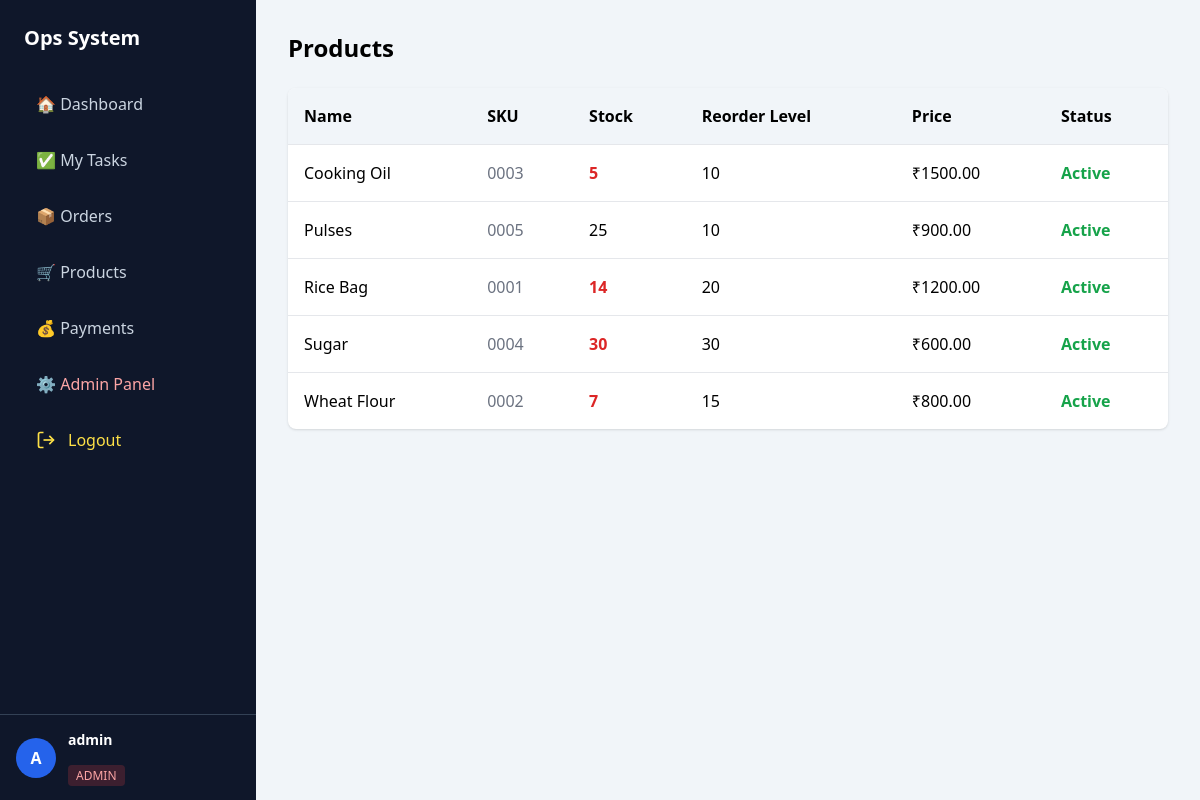
Screenshot of /products/ (signed in) with the database file from the repository.
### inventory/models.py (models this page shows, shortened)
class Product(models.Model):
    name = models.CharField(max_length=100)
    sku = models.CharField(max_length=50, unique=True)
    current_stock = models.IntegerField(default=0)
    reorder_level = models.IntegerField(default=10)
    is_active = models.BooleanField(default=True)
    price = models.DecimalField(max_digits=10,decimal_places=2,default=0)

### core/views.py (the view)
# urls.py: path('products/', admin_products, name='admin_products'),
@user_passes_test(is_admin)
def admin_products(request):
    products = Product.objects.all().order_by("name")
    return render(request, "core/admin_products.html", {
        "products": products
    })

### core/views.py (called while the page is built)
def is_admin(user):
    return user.is_superuser

### core/templates/core/admin_products.html
{% extends "core/base.html" %}
{% block content %}
<h1 class="text-2xl font-bold mb-6">Products</h1>
<div class="bg-white shadow rounded-lg overflow-hidden">
    <table class="w-full border-collapse">
        <thead class="bg-slate-100 text-left">
            <tr>
                <th class="p-4">Name</th>
                <th class="p-4">SKU</th>
                <th class="p-4">Stock</th>
                <th class="p-4">Reorder Level</th>
                <th class="p-4">Price</th>
                <th class="p-4">Status</th>
            </tr>
        </thead>
        <tbody>
            {% for product in products %}
            <tr class="border-t hover:bg-slate-50">
                <td class="p-4 font-medium">{{ product.name }}</td>
                <td class="p-4 text-gray-500">{{ product.sku }}</td>
                <td class="p-4">
                    {% if product.current_stock <= product.reorder_level %}
                        <span class="text-red-600 font-semibold">
                            {{ product.current_stock }}
                        </span>
                    {% else %}
                        {{ product.current_stock }}
                    {% endif %}
                </td>
                <td class="p-4">{{ product.reorder_level }}</td>
                <td class="p-4">₹{{ product.price }}</td>
                <td class="p-4">
                    {% if product.is_active %}
                        <span class="text-green-600 font-semibold">Active</span>
                    {% else %}
                        <span class="text-gray-400">Inactive</span>
                    {% endif %}
                </td>
            </tr>
            {% empty %}
            <tr>
                <td colspan="6" class="p-6 text-center text-gray-500">
                    No products found
                </td>
            </tr>
            {% endfor %}
        </tbody>
    </table>
</div>
{% endblock %}

### core/templates/core/base.html (shortened to what this page needs)
<!DOCTYPE html>
<html lang="en">
<head>
    <script src="https://cdn.tailwindcss.com"></script>
</head>
<body class="bg-slate-100 h-screen overflow-hidden flex">
{% if user.is_authenticated %}
<aside class="w-64 bg-slate-900 text-white h-screen flex flex-col">
    <div class="p-6">
        <h2 class="text-xl font-bold mb-8">Ops System</h2>
        <nav class="space-y-4">
            <a href="/dashboard/"
               class="flex items-center gap-3 px-3 py-2 rounded
               {% if request.path == '/' %}
                   bg-blue-600 text-white
               {% else %}
                   text-slate-300 hover:bg-slate-800
               {% endif %}">
                🏠 Dashboard
            </a>
            <a href="/tasks/"
               class="flex items-center gap-3 px-3 py-2 rounded
               {% if request.path|slice:':7' == '/tasks/' %}
                   bg-blue-600 text-white
               {% else %}
                   text-slate-300 hover:bg-slate-800
               {% endif %}">
                ✅ My Tasks
            </a>
            <a href="/orders/"
               class="flex items-center gap-3 px-3 py-2 rounded
               {% if request.path|slice:':8' == '/orders/' %}
                   bg-blue-600 text-white
               {% else %}
                   text-slate-300 hover:bg-slate-800
               {% endif %}">
                📦 Orders
            </a>
            {% if user.is_superuser %}
            <a href="/products/"
                class="flex items-center gap-3 px-3 py-2 rounded
                {% if request.path|slice:':16' == '/admin/products/' %}
                    bg-blue-600 text-white
                {% else %}
                    text-slate-300 hover:bg-slate-800
                {% endif %}">
                🛒 Products
            </a>
            <a href="/payments/"
               class="flex items-center gap-3 px-3 py-2 rounded
               {% if request.path|slice:':10' == '/payments/' %}
                   bg-blue-600 text-white
               {% else %}
                   text-slate-300 hover:bg-slate-800
               {% endif %}">
                💰 Payments
            </a>
            <a href="/admin/" target="_blank"
               class="flex items-center gap-3 px-3 py-2 rounded
               text-red-300 hover:bg-red-900/30 hover:text-red-200 transition">
                ⚙ Admin Panel
            </a>
            {% endif %}
            <a href="/logout/"
                class="flex items-center gap-3 px-3 py-2 rounded
                        text-yellow-300 hover:bg-yellow-900/30 hover:text-yellow-200 transition">
                    <svg class="w-5 h-5" fill="none" stroke="currentColor" stroke-width="2"
                        viewBox="0 0 24 24">
                        <path d="M9 21H5a2 2 0 0 1-2-2V5a2 2 0 0 1 2-2h4"></path>
                        <path d="M16 17l5-5-5-5"></path>
                        <path d="M21 12H9"></path>
                    </svg>
                    Logout
                </a>
        </nav>
    </div>
    <div class="flex-1"></div>
    <div class="border-t border-slate-700 p-4 flex items-center gap-3">
        <div class="h-10 w-10 rounded-full bg-blue-600 flex items-center justify-center font-bold">
            {{ user.username|slice:":1"|upper }}
        </div>
        <div class="text-sm leading-tight">
            <p class="font-semibold">
                {{ user.get_full_name|default:user.username }}
            </p>
            <br>
            {% if user.is_superuser %}
                <span class="text-xs bg-red-500/20 text-red-300 px-2 py-0.5 rounded">
                    ADMIN
                </span>
            {% else %}
                <span class="text-xs bg-green-500/20 text-green-300 px-2 py-0.5 rounded">
                    STAFF
                </span>
            {% endif %}
        </div>
    </div>
</aside>
{% endif %}
<main class="flex-1 p-8 overflow-y-auto">
    {% block content %}{% endblock %}
</main>
</body>
</html>

### rows the page displays
Product: name "Cooking Oil", sku "0003", current_stock "5", reorder_level "10", price "1500.00", is_active "Active"
Product: name "Pulses", sku "0005", current_stock "25", reorder_level "10", price "900.00", is_active "Active"
Product: name "Rice Bag", sku "0001", current_stock "14", reorder_level "20", price "1200.00", is_active "Active"
Product: name "Sugar", sku "0004", current_stock "30", reorder_level "30", price "600.00", is_active "Active"
Product: name "Wheat Flour", sku "0002", current_stock "7", reorder_level "15", price "800.00", is_active "Active"

### other values shown
{{ user.username|slice:":1"|upper }} "A"
{{ user.get_full_name|default:user.username }} "admin"
